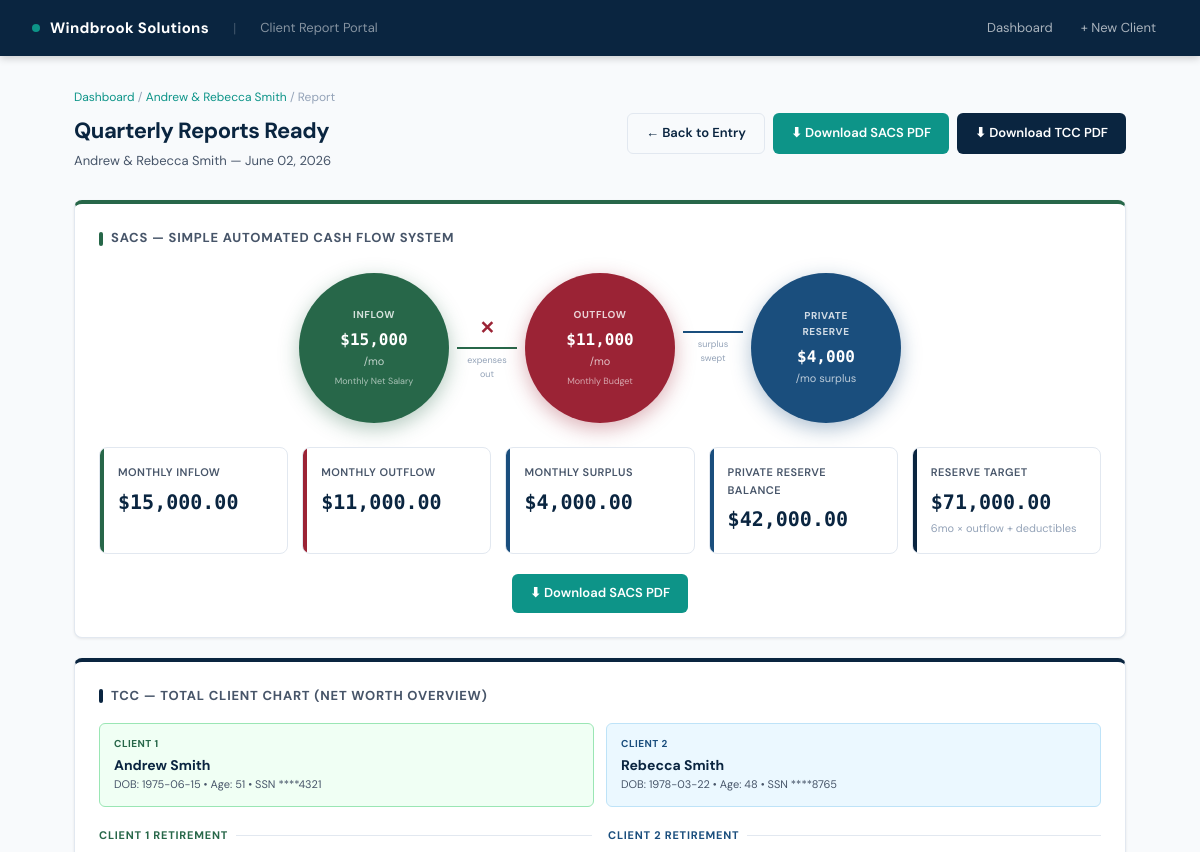
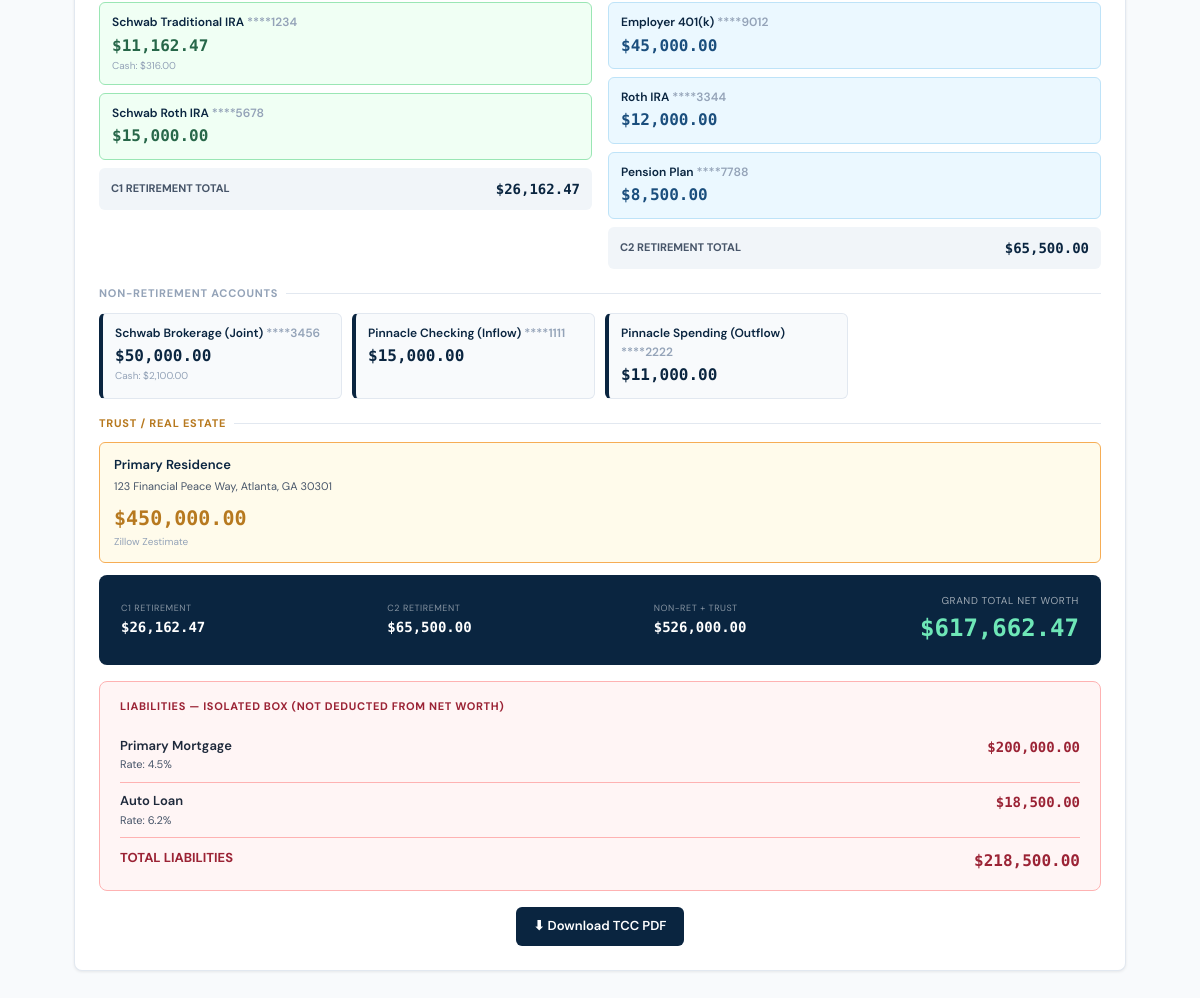
The app's page /client/1/report with its own data (2 pictures, top to bottom).
### tables this page shows
CREATE TABLE clients (
            id INTEGER PRIMARY KEY AUTOINCREMENT,
            name TEXT NOT NULL,
            c1_name TEXT, c1_dob TEXT, c1_ssn TEXT,
            c2_name TEXT, c2_dob TEXT, c2_ssn TEXT,
            monthly_inflow REAL DEFAULT 0,
            monthly_outflow REAL DEFAULT 0,
            insurance_deductibles REAL DEFAULT 0,
            private_reserve_balance REAL DEFAULT 0,
            schwab_investment_balance REAL DEFAULT 0,
            last_report_date TEXT,
            created_at TEXT DEFAULT CURRENT_TIMESTAMP
        );

CREATE TABLE accounts (
            id INTEGER PRIMARY KEY AUTOINCREMENT,
            client_id INTEGER NOT NULL,
            account_type TEXT NOT NULL,
            owner TEXT,
            account_name TEXT NOT NULL,
            last_four TEXT,
            balance REAL DEFAULT 0,
            cash_balance REAL DEFAULT 0,
            interest_rate TEXT,
            property_address TEXT,
            sort_order INTEGER DEFAULT 0,
            FOREIGN KEY (client_id) REFERENCES clients(id)
        );

### app.py (the view)
@app.route('/client/<int:client_id>/report')
def report_view(client_id):
    client, accounts = get_client_full(client_id)
    if not client:
        return redirect(url_for('dashboard'))
    totals = calculate_totals(client, accounts)
    return render_template('report_view.html',
        client=client, accounts=accounts, totals=totals,
        age1=calc_age(client.get('c1_dob')),
        age2=calc_age(client.get('c2_dob')),
        ret_c1=[a for a in accounts if a['account_type']=='retirement' and a['owner']=='client1'],
        ret_c2=[a for a in accounts if a['account_type']=='retirement' and a['owner']=='client2'],
        non_ret=[a for a in accounts if a['account_type']=='non_retirement'],
        trust=[a for a in accounts if a['account_type']=='trust'],
        liabilities=[a for a in accounts if a['account_type']=='liability'],
        today=datetime.date.today().strftime('%B %d, %Y')
    )

### templates/report_view.html (shortened to what this page needs)
{% extends "base.html" %}
{% block content %}
<div class="page">
    <div class="breadcrumb"><a href="/">Dashboard</a> / <a href="/client/{{ client.id }}">{{ client.name }}</a> / Report</div>
    <div class="page-header">
        <div>
            <h1>Quarterly Reports Ready</h1>
            <p>{{ client.name }}  —  {{ today }}</p>
        </div>
        <div class="btn-group">
            <a href="/client/{{ client.id }}/entry" class="btn btn-ghost">← Back to Entry</a>
            <a href="/client/{{ client.id }}/pdf/sacs" class="btn btn-teal" target="_blank">⬇ Download SACS PDF</a>
            <a href="/client/{{ client.id }}/pdf/tcc"  class="btn btn-primary" target="_blank">⬇ Download TCC PDF</a>
        </div>
    </div>
    <div class="card" style="border-top:4px solid var(--green);">
        <div class="card-title"><span class="stripe" style="background:var(--green)"></span>SACS — Simple Automated Cash Flow System</div>
        <div style="display:flex; align-items:center; justify-content:center; gap:0; margin:24px 0; position:relative;">
            <div style="width:150px; height:150px; border-radius:50%; background:var(--green); display:flex; flex-direction:column; align-items:center; justify-content:center; color:white; text-align:center; box-shadow:0 6px 20px rgba(39,103,73,0.35); flex-shrink:0;">
                <div style="font-size:10px; font-weight:700; letter-spacing:.06em; opacity:.8;">INFLOW</div>
                <div style="font-size:16px; font-weight:800; margin-top:4px; font-family:'DM Mono',monospace;">${{ "{:,.0f}".format(client.monthly_inflow) }}</div>
                <div style="font-size:11px; opacity:.7;">/mo</div>
                <div style="font-size:9px; opacity:.6; margin-top:4px;">Monthly Net Salary</div>
            </div>
            <div style="display:flex; flex-direction:column; align-items:center; gap:4px; padding:0 8px;">
                <div style="color:var(--red); font-size:18px; font-weight:900;">✕</div>
                <div style="height:2px; width:60px; background:var(--green);"></div>
                <div style="font-size:9px; color:var(--gray-400); text-align:center;">expenses<br>out</div>
            </div>
            <div style="width:150px; height:150px; border-radius:50%; background:var(--red); display:flex; flex-direction:column; align-items:center; justify-content:center; color:white; text-align:center; box-shadow:0 6px 20px rgba(155,35,53,0.35); flex-shrink:0;">
                <div style="font-size:10px; font-weight:700; letter-spacing:.06em; opacity:.8;">OUTFLOW</div>
                <div style="font-size:16px; font-weight:800; margin-top:4px; font-family:'DM Mono',monospace;">${{ "{:,.0f}".format(client.monthly_outflow) }}</div>
                <div style="font-size:11px; opacity:.7;">/mo</div>
                <div style="font-size:9px; opacity:.6; margin-top:4px;">Monthly Budget</div>
            </div>
            <div style="display:flex; flex-direction:column; align-items:center; gap:4px; padding:0 8px;">
                <div style="height:2px; width:60px; background:var(--blue);"></div>
                <div style="font-size:9px; color:var(--gray-400); text-align:center;">surplus<br>swept</div>
            </div>
            <div style="width:150px; height:150px; border-radius:50%; background:var(--blue); display:flex; flex-direction:column; align-items:center; justify-content:center; color:white; text-align:center; box-shadow:0 6px 20px rgba(26,78,125,0.35); flex-shrink:0;">
                <div style="font-size:10px; font-weight:700; letter-spacing:.06em; opacity:.8;">PRIVATE</div>
                <div style="font-size:10px; font-weight:700; letter-spacing:.06em; opacity:.8;">RESERVE</div>
                <div style="font-size:16px; font-weight:800; margin-top:4px; font-family:'DM Mono',monospace;">${{ "{:,.0f}".format(totals.excess) }}</div>
                <div style="font-size:11px; opacity:.7;">/mo surplus</div>
            </div>
        </div>
        <div class="stats-row">
            <div class="stat-tile green">
                <div class="stat-label">Monthly Inflow</div>
                <div class="stat-value">${{ "{:,.2f}".format(client.monthly_inflow) }}</div>
            </div>
            <div class="stat-tile red">
                <div class="stat-label">Monthly Outflow</div>
                <div class="stat-value">${{ "{:,.2f}".format(client.monthly_outflow) }}</div>
            </div>
            <div class="stat-tile blue">
                <div class="stat-label">Monthly Surplus</div>
                <div class="stat-value">${{ "{:,.2f}".format(totals.excess) }}</div>
            </div>
            <div class="stat-tile blue">
                <div class="stat-label">Private Reserve Balance</div>
                <div class="stat-value">${{ "{:,.2f}".format(client.private_reserve_balance) }}</div>
            </div>
            <div class="stat-tile navy">
                <div class="stat-label">Reserve Target</div>
                <div class="stat-value">${{ "{:,.2f}".format(totals.reserve_target) }}</div>
                <div class="stat-sub">6mo × outflow + deductibles</div>
            </div>
        </div>
        <div style="text-align:center; margin-top:8px;">
            <a href="/client/{{ client.id }}/pdf/sacs" class="btn btn-teal" target="_blank">⬇ Download SACS PDF</a>
        </div>
    </div>
    <div class="card" style="border-top:4px solid var(--navy);">
        <div class="card-title"><span class="stripe" style="background:var(--navy)"></span>TCC — Total Client Chart (Net Worth Overview)</div>
        <div style="display:grid; grid-template-columns:1fr{% if client.c2_name %} 1fr{% endif %}; gap:12px; margin-bottom:20px;">
            <div style="background:var(--green-light); border:1.5px solid #9AE6B4; border-radius:6px; padding:12px 14px;">
                <div style="font-size:10px; font-weight:700; text-transform:uppercase; letter-spacing:.05em; color:var(--green);">Client 1</div>
                <div style="font-weight:700; color:var(--navy); margin-top:2px;">{{ client.c1_name }}</div>
                <div style="font-size:11px; color:var(--gray-600);">{% if client.c1_dob %}DOB: {{ client.c1_dob }}  •  Age: {{ age1 }}{% endif %}  •  SSN ****{{ client.c1_ssn }}</div>
            </div>
            {% if client.c2_name %}
            <div style="background:var(--blue-light); border:1.5px solid #BEE3F8; border-radius:6px; padding:12px 14px;">
                <div style="font-size:10px; font-weight:700; text-transform:uppercase; letter-spacing:.05em; color:var(--blue);">Client 2</div>
                <div style="font-weight:700; color:var(--navy); margin-top:2px;">{{ client.c2_name }}</div>
                <div style="font-size:11px; color:var(--gray-600);">{% if client.c2_dob %}DOB: {{ client.c2_dob }}  •  Age: {{ age2 }}{% endif %}  •  SSN ****{{ client.c2_ssn }}</div>
            </div>
            {% endif %}
        </div>
        <div style="display:grid; grid-template-columns:1fr 1fr; gap:16px; margin-bottom:16px;">
            <div>
                <div class="acc-section-title" style="color:var(--green);">Client 1 Retirement</div>
                {% for acc in ret_c1 %}
                <div style="background:var(--green-light); border:1px solid #9AE6B4; border-radius:6px; padding:10px 12px; margin-bottom:8px;">
                    <div style="font-weight:600; font-size:12px; color:var(--navy);">{{ acc.account_name }} {% if acc.last_four %}<span style="color:var(--gray-400)">****{{ acc.last_four }}</span>{% endif %}</div>
                    <div style="font-size:16px; font-weight:700; color:var(--green); font-family:'DM Mono',monospace;">${{ "{:,.2f}".format(acc.balance) }}</div>
                    {% if acc.cash_balance > 0 %}<div style="font-size:10px; color:var(--gray-400);">Cash: ${{ "{:,.2f}".format(acc.cash_balance) }}</div>{% endif %}
                </div>
                {% endfor %}
                <div style="background:var(--gray-100); border-radius:6px; padding:10px 12px; display:flex; justify-content:space-between; align-items:center;">
                    <span style="font-size:11px; font-weight:700; color:var(--gray-600);">C1 RETIREMENT TOTAL</span>
                    <span style="font-family:'DM Mono',monospace; font-weight:700; color:var(--navy);">${{ "{:,.2f}".format(totals.c1_retirement) }}</span>
                </div>
            </div>
            <div>
                <div class="acc-section-title" style="color:var(--blue);">Client 2 Retirement</div>
                {% for acc in ret_c2 %}
                <div style="background:var(--blue-light); border:1px solid #BEE3F8; border-radius:6px; padding:10px 12px; margin-bottom:8px;">
                    <div style="font-weight:600; font-size:12px; color:var(--navy);">{{ acc.account_name }} {% if acc.last_four %}<span style="color:var(--gray-400)">****{{ acc.last_four }}</span>{% endif %}</div>
                    <div style="font-size:16px; font-weight:700; color:var(--blue); font-family:'DM Mono',monospace;">${{ "{:,.2f}".format(acc.balance) }}</div>
                </div>
                {% endfor %}
                <div style="background:var(--gray-100); border-radius:6px; padding:10px 12px; display:flex; justify-content:space-between; align-items:center;">
                    <span style="font-size:11px; font-weight:700; color:var(--gray-600);">C2 RETIREMENT TOTAL</span>
                    <span style="font-family:'DM Mono',monospace; font-weight:700; color:var(--navy);">${{ "{:,.2f}".format(totals.c2_retirement) }}</span>
                </div>
            </div>
        </div>
        <div class="acc-section-title">Non-Retirement Accounts</div>
        <div style="display:grid; grid-template-columns:repeat(auto-fill, minmax(220px,1fr)); gap:10px; margin-bottom:16px;">
            {% for acc in non_ret %}
            <div style="background:var(--gray-50); border:1px solid var(--gray-200); border-radius:6px; padding:10px 12px; border-left:4px solid var(--navy);">
                <div style="font-weight:600; font-size:12px; color:var(--navy);">{{ acc.account_name }} {% if acc.last_four %}<span style="color:var(--gray-400)">****{{ acc.last_four }}</span>{% endif %}</div>
                <div style="font-size:16px; font-weight:700; color:var(--navy); font-family:'DM Mono',monospace;">${{ "{:,.2f}".format(acc.balance) }}</div>
                {% if acc.cash_balance > 0 %}<div style="font-size:10px; color:var(--gray-400);">Cash: ${{ "{:,.2f}".format(acc.cash_balance) }}</div>{% endif %}
            </div>
            {% endfor %}
        </div>
        {% if trust %}
        <div class="acc-section-title" style="color:var(--gold);">Trust / Real Estate</div>
        {% for acc in trust %}
        <div style="background:var(--gold-light); border:1.5px solid #F6AD55; border-radius:6px; padding:12px 14px; margin-bottom:12px;">
            <div style="font-weight:600; font-size:13px; color:var(--navy);">{{ acc.account_name }}</div>
            {% if acc.property_address %}<div style="font-size:11px; color:var(--gray-600); margin-top:2px;">{{ acc.property_address }}</div>{% endif %}
            <div style="font-size:20px; font-weight:800; color:var(--gold); font-family:'DM Mono',monospace; margin-top:6px;">${{ "{:,.2f}".format(acc.balance) }}</div>
            <div style="font-size:10px; color:var(--gray-400);">Zillow Zestimate</div>
        </div>
        {% endfor %}
        {% endif %}
        <div style="background:var(--navy); color:white; border-radius:8px; padding:18px 22px; display:grid; grid-template-columns:1fr 1fr 1fr auto; gap:20px; align-items:center; margin-bottom:16px;">
            <div>
                <div style="font-size:9px; opacity:.5; text-transform:uppercase; letter-spacing:.06em;">C1 Retirement</div>
                <div style="font-family:'DM Mono',monospace; font-weight:700;">${{ "{:,.2f}".format(totals.c1_retirement) }}</div>
            </div>
            <div>
                <div style="font-size:9px; opacity:.5; text-transform:uppercase; letter-spacing:.06em;">C2 Retirement</div>
                <div style="font-family:'DM Mono',monospace; font-weight:700;">${{ "{:,.2f}".format(totals.c2_retirement) }}</div>
            </div>
            <div>
                <div style="font-size:9px; opacity:.5; text-transform:uppercase; letter-spacing:.06em;">Non-Ret + Trust</div>
                <div style="font-family:'DM Mono',monospace; font-weight:700;">${{ "{:,.2f}".format(totals.non_retirement + totals.trust) }}</div>
            </div>
            <div style="text-align:right;">
                <div style="font-size:10px; opacity:.6; text-transform:uppercase; letter-spacing:.06em;">Grand Total Net Worth</div>
                <div style="font-size:24px; font-weight:800; font-family:'DM Mono',monospace; color:#6EE7B7;">${{ "{:,.2f}".format(totals.net_worth) }}</div>
            </div>
        </div>
        {% if liabilities %}
        <div style="background:var(--red-light); border:1.5px solid #FEB2B2; border-radius:8px; padding:16px 20px; margin-bottom:16px;">
            <div style="font-size:11px; font-weight:700; color:var(--red); text-transform:uppercase; letter-spacing:.06em; margin-bottom:12px;">Liabilities — Isolated Box (Not Deducted from Net Worth)</div>
            {% for acc in liabilities %}
            <div style="display:flex; justify-content:space-between; padding:8px 0; border-bottom:1px solid #FEB2B2;">
                <div>
                    <div style="font-weight:600; font-size:13px;">{{ acc.account_name }}</div>
                    {% if acc.interest_rate %}<div style="font-size:11px; color:var(--gray-600);">Rate: {{ acc.interest_rate }}</div>{% endif %}
                </div>
                <div style="font-family:'DM Mono',monospace; font-weight:700; color:var(--red);">${{ "{:,.2f}".format(acc.balance) }}</div>
            </div>
            {% endfor %}
            <div style="display:flex; justify-content:space-between; margin-top:10px;">
                <span style="font-weight:700; font-size:13px; color:var(--red);">TOTAL LIABILITIES</span>
                <span style="font-family:'DM Mono',monospace; font-weight:800; color:var(--red); font-size:16px;">${{ "{:,.2f}".format(totals.liabilities) }}</span>
            </div>
        </div>
        {% endif %}
        <div style="text-align:center;">
            <a href="/client/{{ client.id }}/pdf/tcc" class="btn btn-primary" target="_blank">⬇ Download TCC PDF</a>
        </div>
    </div>
</div>
{% endblock %}

### records on screen
clients: name "Andrew & Rebecca Smith", monthly_inflow "15,000", monthly_outflow "11,000", monthly_inflow "15,000.00", monthly_outflow "11,000.00", private_reserve_balance "42,000.00", c1_name "Andrew Smith", c1_dob "1975-06-15", c1_ssn "4321", c2_name "Rebecca Smith", c2_dob "1978-03-22", c2_ssn "8765"
accounts: account_name "Schwab Traditional IRA", last_four "1234", balance "11,162.47", cash_balance "316.00"
accounts: account_name "Schwab Roth IRA", last_four "5678", balance "15,000.00"
accounts: account_name "Employer 401(k)", last_four "9012", balance "45,000.00"
accounts: account_name "Roth IRA", last_four "3344", balance "12,000.00"
accounts: account_name "Pension Plan", last_four "7788", balance "8,500.00"
accounts: account_name "Schwab Brokerage (Joint)", last_four "3456", balance "50,000.00", cash_balance "2,100.00"
accounts: account_name "Pinnacle Checking (Inflow)", last_four "1111", balance "15,000.00"
accounts: account_name "Pinnacle Spending (Outflow)", last_four "2222", balance "11,000.00"
accounts: account_name "Primary Residence", property_address "123 Financial Peace Way, Atlanta, GA 30301", balance "450,000.00"
accounts: account_name "Primary Mortgage", interest_rate "4.5%", balance "200,000.00"
accounts: account_name "Auto Loan", interest_rate "6.2%", balance "18,500.00"

### other values on screen
{{ "{:,.0f}".format(totals.excess) }} "4,000"
{{ "{:,.2f}".format(totals.excess) }} "4,000.00"
{{ "{:,.2f}".format(totals.reserve_target) }} "71,000.00"
{{ age1 }} "51"
{{ age2 }} "48"
{{ "{:,.2f}".format(totals.c1_retirement) }} "26,162.47"
{{ "{:,.2f}".format(totals.c2_retirement) }} "65,500.00"
{{ "{:,.2f}".format(totals.non_retirement + totals.trust) }} "526,000.00"
{{ "{:,.2f}".format(totals.net_worth) }} "617,662.47"
{{ "{:,.2f}".format(totals.liabilities) }} "218,500.00"
